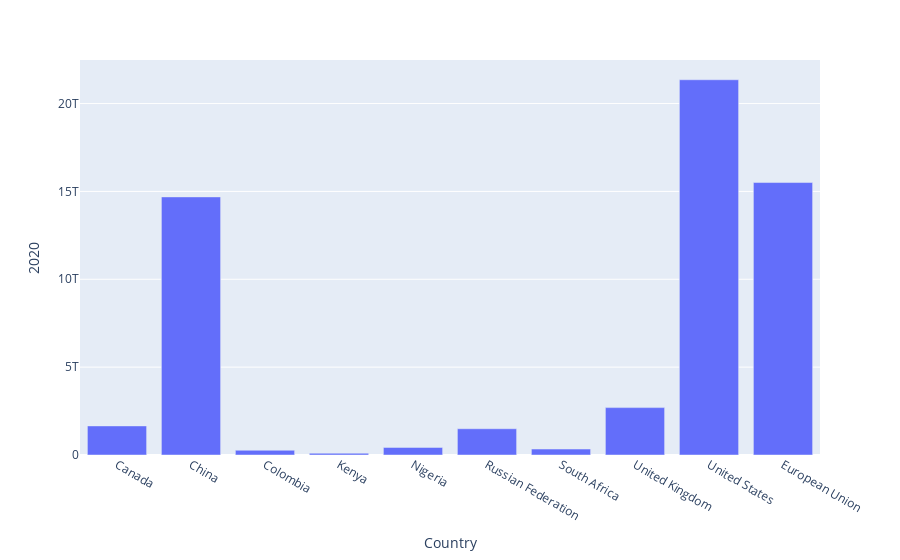

Notebook code for this chart:
### Code cell
fig = px.bar(GDP_2020, x="Country", y="2020")
fig.show()

### Figure 1 — Plotly figure (JSON) as saved in the notebook; plotly's stock layout.template omitted (floating-point values rounded to 4 significant figures)
{"data": [{"alignmentgroup": "True", "hovertemplate": "Country=%{x}<br>2020=%{y}<extra></extra>", "legendgroup": "", "marker": {"color": "#636efa", "pattern": {"shape": ""}}, "name": "", "offsetgroup": "", "orientation": "v", "showlegend": false, "textposition": "auto", "type": "bar", "x": ["Canada", "China", "Colombia", "Kenya", "Nigeria", "Russian Federation", "South Africa", "United Kingdom", "United States", "European Union"], "xaxis": "x", "y": [1656000000000.0, 14687744162801, 270300000000.0, 100700000000.0, 432200000000.0, 1493000000000.0, 338000000000.0, 2697000000000.0, 21354105000000, 15504700009593], "yaxis": "y"}], "layout": {"autosize": true, "barmode": "relative", "legend": {"tracegroupgap": 0}, "margin": {"t": 60}, "xaxis": {"anchor": "y", "autorange": true, "domain": [0, 1], "range": [-0.5, 9.5], "title": {"text": "Country"}, "type": "category"}, "yaxis": {"anchor": "x", "autorange": true, "domain": [0, 1], "range": [0, 22480000000000.0], "title": {"text": "2020"}, "type": "linear"}}}
